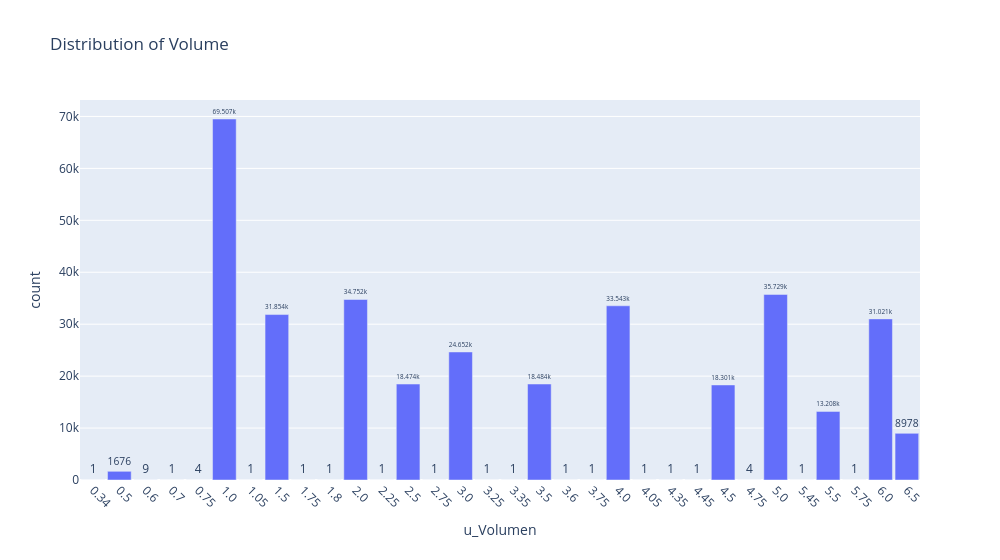

The cell this chart's notebook holds for it:
### Markdown cell above
We will check distribution of volume amount

### Code cell
# Calculate counts and percentages for u_Volumen
counts = remissions_df['u_Volumen'].value_counts().sort_index()
percentages = (counts / counts.sum()) * 100

# Histogram of frequency of each unique volume value to check for outliers
x_labels = counts.index.astype(str)  # treat volumes as categorical so bars are wider
fig = px.bar(x=x_labels, y=counts.values, title='Distribution of Volume',
             labels={'x':'u_Volumen','y':'count'}, text=counts.values)
fig.update_traces(
    textposition='outside',
    texttemplate='%{y}',
    customdata=percentages.values,
    hovertemplate='<b>Volume:</b> %{x}<br><b>Count:</b> %{y}<br><b>Percentage:</b> %{customdata:.2f}%<extra></extra>'
)
fig.update_layout(
    bargap=0.1,        # reduce gap between bars
    xaxis_tickangle=45,
    width=1000
)
fig.show()

### Figure 1 — Plotly figure (JSON) as saved in the notebook; plotly's stock layout.template omitted (floating-point values rounded to 4 significant figures)
{"data": [{"customdata": [0.0002939, 0.4926, 0.002645, 0.0002939, 0.001176, 20.43, 0.0002939, 9.363, 0.0002939, 0.0002939, 10.21, 0.0002939, 5.43, 0.0002939, 7.246, 0.0002939, 0.0002939, 5.433, 0.0002939, 0.0002939, 9.859, 0.0002939, 0.0002939, 0.0002939, 5.379, 0.001176, 10.5, 0.0002939, 3.882, 0.0002939, 9.118, 2.639], "hovertemplate": "<b>Volume:</b> %{x}<br><b>Count:</b> %{y}<br><b>Percentage:</b> %{customdata:.2f}%<extra></extra>", "legendgroup": "", "marker": {"color": "#636efa", "pattern": {"shape": ""}}, "name": "", "orientation": "v", "showlegend": false, "text": [1.0, 1676.0, 9.0, 1.0, 4.0, 69510.0, 1.0, 31850.0, 1.0, 1.0, 34750.0, 1.0, 18470.0, 1.0, 24650.0, 1.0, 1.0, 18480.0, 1.0, 1.0, 33540.0, 1.0, 1.0, 1.0, 18300.0, 4.0, 35730.0, 1.0, 13210.0, 1.0, 31020.0, 8978.0], "textposition": "outside", "texttemplate": "%{y}", "type": "bar", "x": ["0.34", "0.5", "0.6", "0.7", "0.75", "1.0", "1.05", "1.5", "1.75", "1.8", "2.0", "2.25", "2.5", "2.75", "3.0", "3.25", "3.35", "3.5", "3.6", "3.75", "4.0", "4.05", "4.35", "4.45", "4.5", "4.75", "5.0", "5.45", "5.5", "5.75", "6.0", "6.5"], "xaxis": "x", "y": [1, 1676, 9, 1, 4, 69507, 1, 31854, 1, 1, 34752, 1, 18474, 1, 24652, 1, 1, 18484, 1, 1, 33543, 1, 1, 1, 18301, 4, 35729, 1, 13208, 1, 31021, 8978], "yaxis": "y"}], "layout": {"bargap": 0.1, "barmode": "relative", "legend": {"tracegroupgap": 0}, "title": {"text": "Distribution of Volume"}, "width": 1000, "xaxis": {"anchor": "y", "domain": [0, 1], "tickangle": 45, "title": {"text": "u_Volumen"}}, "yaxis": {"anchor": "x", "domain": [0, 1], "title": {"text": "count"}}}}
